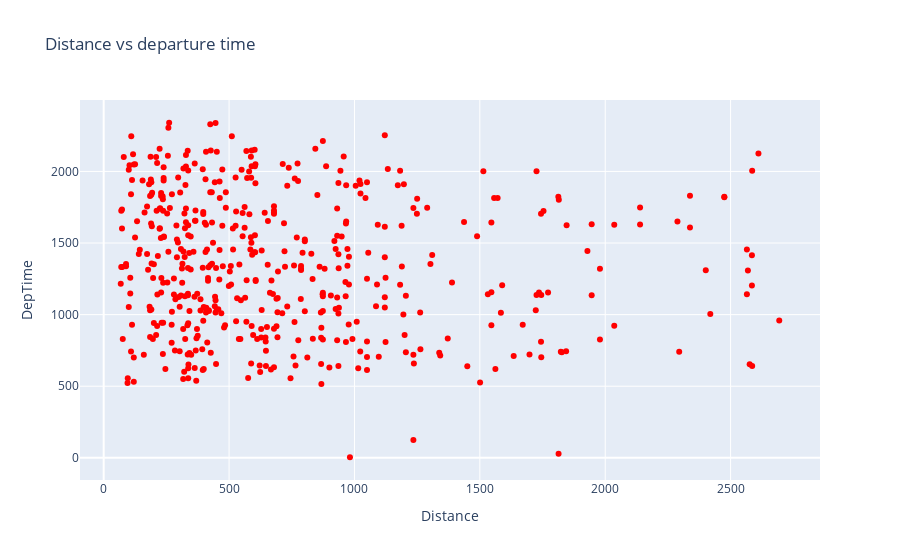
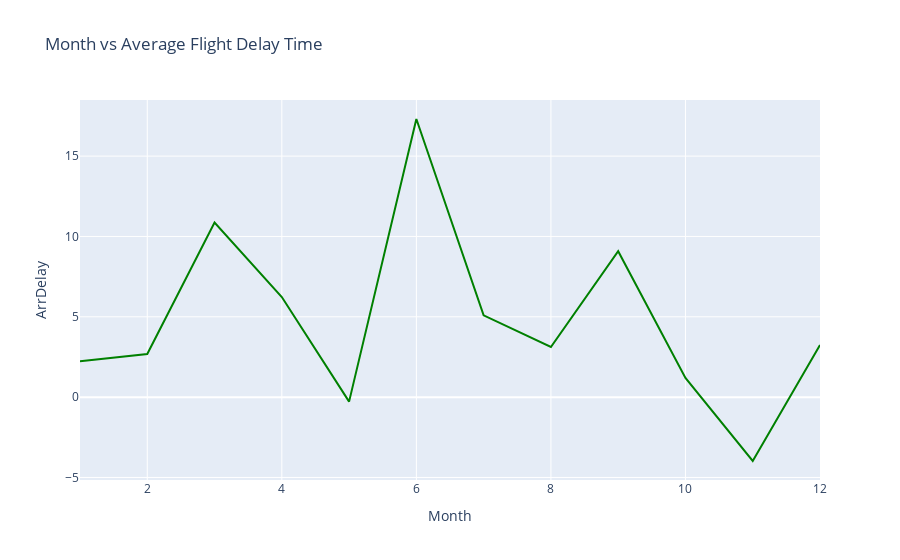
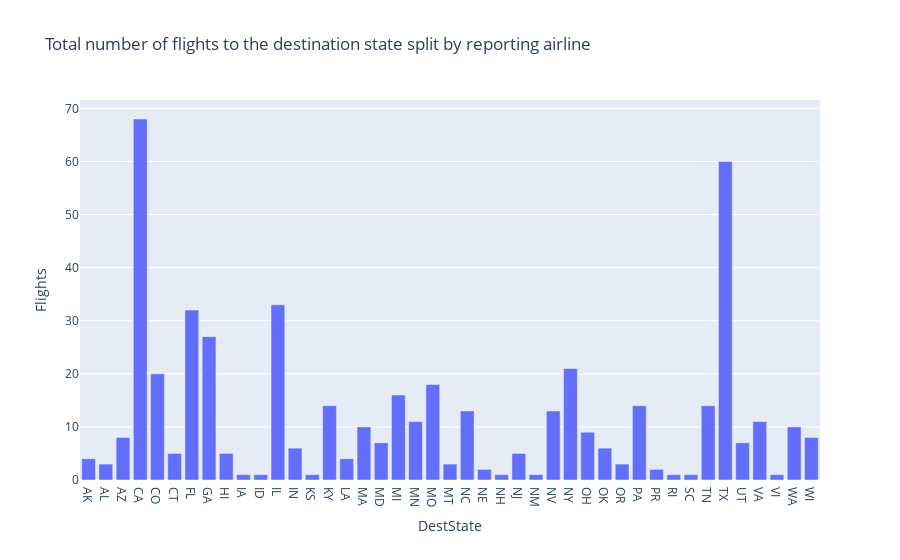
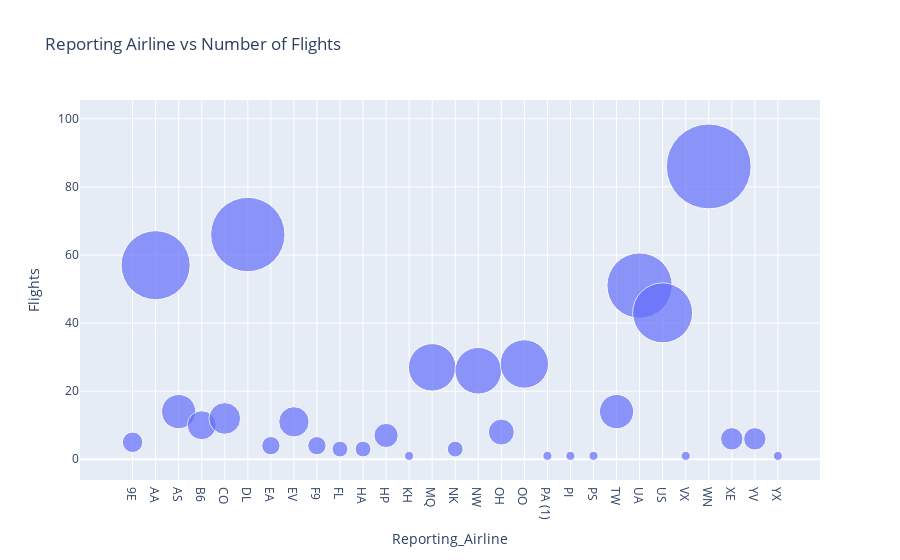

Notebook code for these charts, in order:
### Code cell
##week 4 
#plotly charts
import pandas as pd
import plotly.express as px
import plotly.graph_objects as pgo

airline_data =  pd.read_csv('https://cf-courses-data.s3.us.cloud-object-storage.appdomain.cloud/IBMDeveloperSkillsNetwork-DV0101EN-SkillsNetwork/Data%20Files/airline_data.csv', 
                   # Randomly sample 500 data points. Setting the random state to be 42 so that we get same result.         encoding = "ISO-8859-1",
                            dtype={'Div1Airport': str, 'Div1TailNum': str, 
                                   'Div2Airport': str, 'Div2TailNum': str})
# Randomly sample 500 data points. Setting the random state to be 42 so that we get same result.
data = airline_data.sample(n=500, random_state=42)

#plotly.graph_objects
#1. Scatter Plot , idea:How departure time changes with respect to airport distance.
fig=pgo.Figure(data=pgo.Scatter(x=data["Distance"],y=data["DepTime"],mode="markers",marker=dict(color="red")))
fig.update_layout(title="Distance vs departure time",xaxis_title="Distance",yaxis_title="DepTime")
fig.show()
#2LinePlot idea:Extract average monthly arrival delay time and see how it changes over the year.
line_data = data.groupby('Month')['ArrDelay'].mean().reset_index()
fig = pgo.Figure(data=pgo.Scatter(x=line_data['Month'], y=line_data['ArrDelay'], mode='lines', marker=dict(color='green')))
fig.update_layout(title='Month vs Average Flight Delay Time', xaxis_title='Month', yaxis_title='ArrDelay')
fig.show()

#plotly.express
#1BarChart, idea: Extract number of flights from a specific airline that goes to a destination.
bar_data = data.groupby(['DestState'])['Flights'].sum().reset_index()
fig=px.bar(bar_data,x="DestState",y="Flights",title="Total number of flights to the destination state split by reporting airline")
fig.show()
#2BubbleChart,idea=Get number of flights as per reporting airline.
bub_data = data.groupby('Reporting_Airline')['Flights'].sum().reset_index()
fig=px.scatter(bub_data,x="Reporting_Airline", y="Flights", size="Flights",
                 hover_name="Reporting_Airline", title='Reporting Airline vs Number of Flights', size_max=60)
fig.show()
#3Histogram,idea:get distribution of arrival delay
# Set missing values to 0
data['ArrDelay'] = data['ArrDelay'].fillna(0)
# Create histogram here
fig = px.histogram(data, x="ArrDelay")
fig.show()
#4PieChart,Idea: Proportion of distance group by month (month indicated by numbers)
fig = px.pie(data, values='Month', names='DistanceGroup', title='Distance group proportion by month')
fig.show()
#5SunburstChart
fig = px.sunburst(data, path=['Month', 'DestStateName'], values='Flights')
fig.show()

### Figure 1 — Plotly figure (JSON) as saved in the notebook; plotly's stock layout.template omitted (floating-point values rounded to 4 significant figures; data arrays with more than 128 entries replaced by an {"elided": "..."} marker saying what was removed)
{"data": [{"marker": {"color": "red"}, "mode": "markers", "type": "scatter", "x": {"elided": "500 int values"}, "y": {"elided": "500 int values"}}], "layout": {"title": {"text": "Distance vs departure time"}, "xaxis": {"title": {"text": "Distance"}}, "yaxis": {"title": {"text": "DepTime"}}}}

### Figure 2 — Plotly figure (JSON) as saved in the notebook; plotly's stock layout.template omitted (floating-point values rounded to 4 significant figures)
{"data": [{"marker": {"color": "green"}, "mode": "lines", "type": "scatter", "x": [1, 2, 3, 4, 5, 6, 7, 8, 9, 10, 11, 12], "y": [2.233, 2.688, 10.87, 6.229, -0.2791, 17.31, 5.089, 3.122, 9.081, 1.2, -3.975, 3.241]}], "layout": {"title": {"text": "Month vs Average Flight Delay Time"}, "xaxis": {"title": {"text": "Month"}}, "yaxis": {"title": {"text": "ArrDelay"}}}}

### Figure 3 — Plotly figure (JSON) as saved in the notebook; plotly's stock layout.template omitted (floating-point values rounded to 4 significant figures)
{"data": [{"alignmentgroup": "True", "hovertemplate": "DestState=%{x}<br>Flights=%{y}<extra></extra>", "legendgroup": "", "marker": {"color": "#636efa"}, "name": "", "offsetgroup": "", "orientation": "v", "showlegend": false, "textposition": "auto", "type": "bar", "x": ["AK", "AL", "AZ", "CA", "CO", "CT", "FL", "GA", "HI", "IA", "ID", "IL", "IN", "KS", "KY", "LA", "MA", "MD", "MI", "MN", "MO", "MT", "NC", "NE", "NH", "NJ", "NM", "NV", "NY", "OH", "OK", "OR", "PA", "PR", "RI", "SC", "TN", "TX", "UT", "VA", "VI", "WA", "WI"], "xaxis": "x", "y": [4, 3, 8, 68, 20, 5, 32, 27, 5, 1, 1, 33, 6, 1, 14, 4, 10, 7, 16, 11, 18, 3, 13, 2, 1, 5, 1, 13, 21, 9, 6, 3, 14, 2, 1, 1, 14, 60, 7, 11, 1, 10, 8], "yaxis": "y"}], "layout": {"barmode": "relative", "legend": {"tracegroupgap": 0}, "title": {"text": "Total number of flights to the destination state split by reporting airline"}, "xaxis": {"anchor": "y", "domain": [0, 1], "title": {"text": "DestState"}}, "yaxis": {"anchor": "x", "domain": [0, 1], "title": {"text": "Flights"}}}}

### Figure 4 — Plotly figure (JSON) as saved in the notebook; plotly's stock layout.template omitted (floating-point values rounded to 4 significant figures)
{"data": [{"hovertemplate": "<b>%{hovertext}</b><br><br>Reporting_Airline=%{x}<br>Flights=%{marker.size}<extra></extra>", "hovertext": ["9E", "AA", "AS", "B6", "CO", "DL", "EA", "EV", "F9", "FL", "HA", "HP", "KH", "MQ", "NK", "NW", "OH", "OO", "PA (1)", "PI", "PS", "TW", "UA", "US", "VX", "WN", "XE", "YV", "YX"], "legendgroup": "", "marker": {"color": "#636efa", "size": [5, 57, 14, 10, 12, 66, 4, 11, 4, 3, 3, 7, 1, 27, 3, 26, 8, 28, 1, 1, 1, 14, 51, 43, 1, 86, 6, 6, 1], "sizemode": "area", "sizeref": 0.02389, "symbol": "circle"}, "mode": "markers", "name": "", "orientation": "v", "showlegend": false, "type": "scatter", "x": ["9E", "AA", "AS", "B6", "CO", "DL", "EA", "EV", "F9", "FL", "HA", "HP", "KH", "MQ", "NK", "NW", "OH", "OO", "PA (1)", "PI", "PS", "TW", "UA", "US", "VX", "WN", "XE", "YV", "YX"], "xaxis": "x", "y": [5, 57, 14, 10, 12, 66, 4, 11, 4, 3, 3, 7, 1, 27, 3, 26, 8, 28, 1, 1, 1, 14, 51, 43, 1, 86, 6, 6, 1], "yaxis": "y"}], "layout": {"legend": {"itemsizing": "constant", "tracegroupgap": 0}, "title": {"text": "Reporting Airline vs Number of Flights"}, "xaxis": {"anchor": "y", "domain": [0, 1], "title": {"text": "Reporting_Airline"}}, "yaxis": {"anchor": "x", "domain": [0, 1], "title": {"text": "Flights"}}}}
